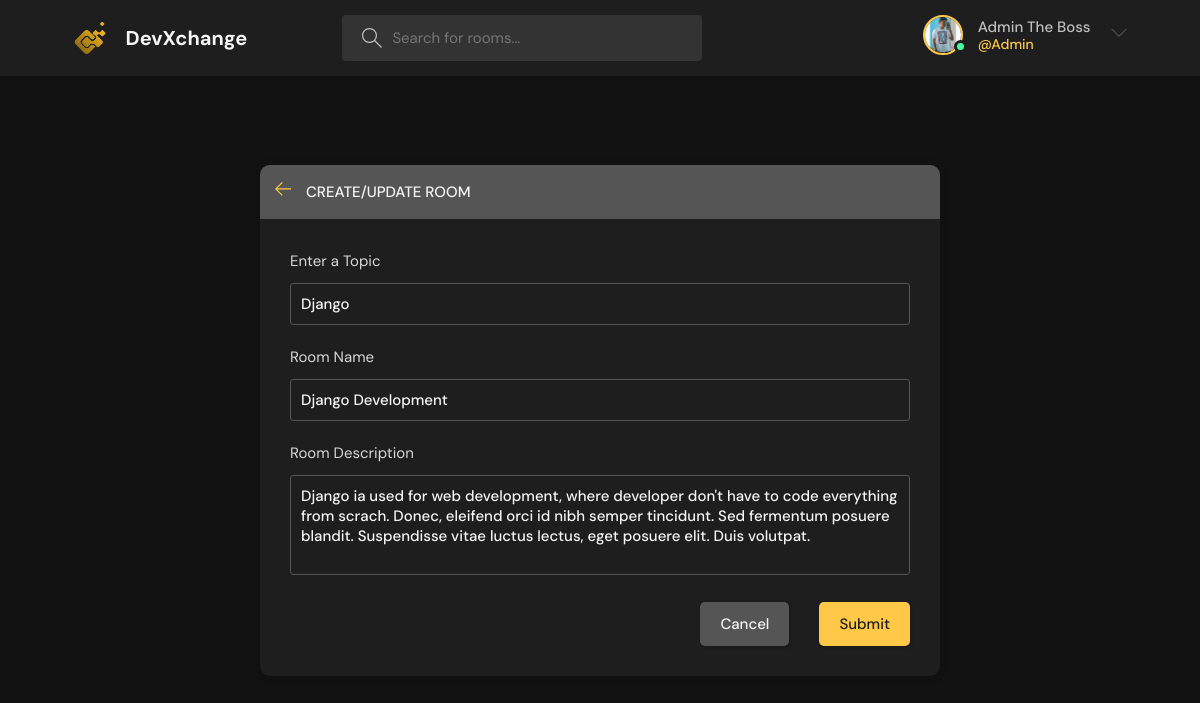
The app's page /update-room/1/ (signed in) with its own data.
### base/models.py (models this page shows, shortened)
class User(AbstractUser):
    name = models.CharField(max_length=264,null=True)
    email = models.EmailField(unique=True)
    bio = models.TextField(null=True)
    avatar = models.ImageField(null=True,default="avatar.svg")
    USERNAME_FIELD = 'email'
    REQUIRED_FIELDS = []

class Room(models.Model):
    host = models.ForeignKey(User,on_delete=models.CASCADE,null=True)
    topic = models.ForeignKey(Topic,on_delete=models.SET_NULL,null=True)
    name = models.CharField(max_length=256)
    description = models.TextField(null=True , blank= True)
    participants = models.ManyToManyField(User,related_name='participants',blank=True)
    updated = models.DateTimeField(auto_now=True)
    created = models.DateTimeField(auto_now_add=True)
    class Meta:
        ordering = ['-updated','-created']

class Topic(models.Model):
    name = models.CharField(max_length=128)

### base/views.py (the view, shortened to what this page needs)
# urls.py: path('update-room/<str:id>/',views.updateRoom,name="update-room"),
@login_required(login_url='/login')
def updateRoom(request,id):
    room = Room.objects.get(id=id)
    form = RoomForm(instance=room)
    topics = Topic.objects.all()
    if request.user != room.host:
        return HttpResponse("You can't make changes here !")
    context ={'form':form,'topics':topics,'room':room}
    return render(request,'base/room_form.html',context)

### base/forms.py
class RoomForm(ModelForm):
    class Meta:
        model = Room
        fields = '__all__'
        exclude = ['host','participants']

### templates/base/room_form.html (shortened to what this page needs)
{% extends 'main.html' %}
{% block content%}
  <main class="create-room layout">
    <div class="container">
      <div class="layout__box">
        <div class="layout__boxHeader">
          <div class="layout__boxTitle">
            <a href="{{request.META.HTTP_REFERER}}">
              <svg version="1.1" xmlns="http://www.w3.org/2000/svg" width="32" height="32" viewBox="0 0 32 32">
                <title>arrow-left</title>
                <path
                  d="M13.723 2.286l-13.723 13.714 13.719 13.714 1.616-1.611-10.96-10.96h27.625v-2.286h-27.625l10.965-10.965-1.616-1.607z">
                </path>
              </svg>
            </a>
            <h3>Create/Update Room</h3>
          </div>
        </div>
        <div class="layout__body">
          <form class="form" action="" method ="POST">
            <div class="form__group">
              <label for="room_topic">Enter a Topic</label>
              <input required type="text" value = "{{room.topic.name}}" name="topic" list= "topic-list"/>
            </div>
            <div class="form__group">
              <label for="room_name">Room Name</label>
              {{form.name}}
            </div>
            <div class="form__group">
              <label for="room_name">Room Description</label>
              {{form.description}}
            </div>
            <div class="form__action">
              <a class="btn btn--dark" href="{{request.META.HTTP_REFERER}}">Cancel</a>
              <button class="btn btn--main" type="submit">Submit</button>
            </div>
          </form>
        </div>
      </div>
    </div>
  </main>
{% endblock content %}

### templates/navbar.html (shortened to what this page needs)
{% load static %}
<header class="header header--loggedIn">
    <div class="container">
      <a href="{% url 'home' %}" class="header__logo">
        <img src="{% static 'images/logo.svg'%}" />
        <h1>DevXchange</h1>
      </a>
      <form class="header__search" method ="GET" action="{% url 'home' %}">
        <label>
          <input  name="q" placeholder="Search for rooms..." />
        </label>
      </form>
      <nav class="header__menu">
        {% if request.user.is_authenticated %}
        <div class="header__user">
          <a href="{% url 'user-profile' request.user.id %}">
            <div class="avatar avatar--medium active">
              <img src="{{request.user.avatar.url}}" />
            </div>
            <p>{{request.user.name}}<span>@{{request.user.username}}</span></p>
          </a>
          <button class="dropdown-button">
            <svg version="1.1" xmlns="http://www.w3.org/2000/svg" width="32" height="32" viewBox="0 0 32 32">
              <title>Menu</title>
              <path d="M16 21l-13-13h-3l16 16 16-16h-3l-13 13z"></path>
            </svg>
          </button>
        </div>
        {% else %}
        <a href="{% url 'login' %}">
          <img src="{% static 'images\user_photos\avatar.svg'%}"/>
          <p>Login</p>
        </a>
        {% endif %}
      </nav>
    </div>
  </header>

### records on screen
User: user.avatar (picture), user.name "Admin The Boss", user.username "Admin"
Room: topic "Django", name "Django Development", description "Django ia used for web development, where developer don't have to code everything from scrach. Donec, eleifend orci id nibh semper tincidunt. Sed fermentum posuere blandit. Suspendisse vitae luctus lectus, eget posuere elit. Duis volutpat."
